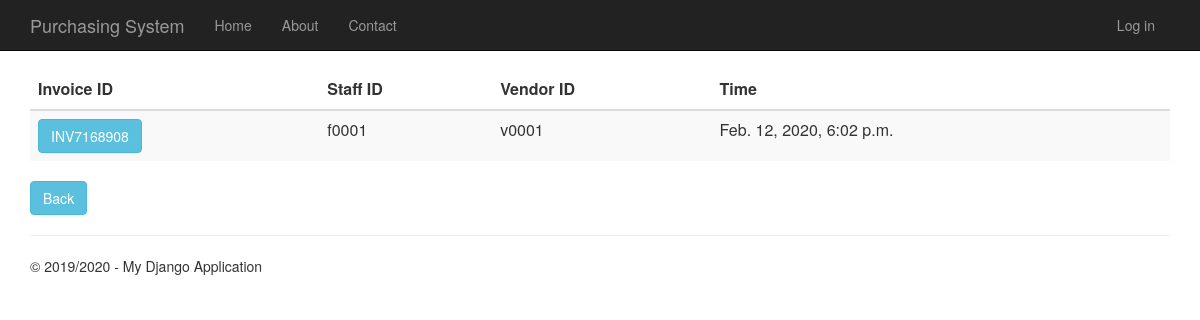
/invoicehistory, run on an earlier commit of the app's database.
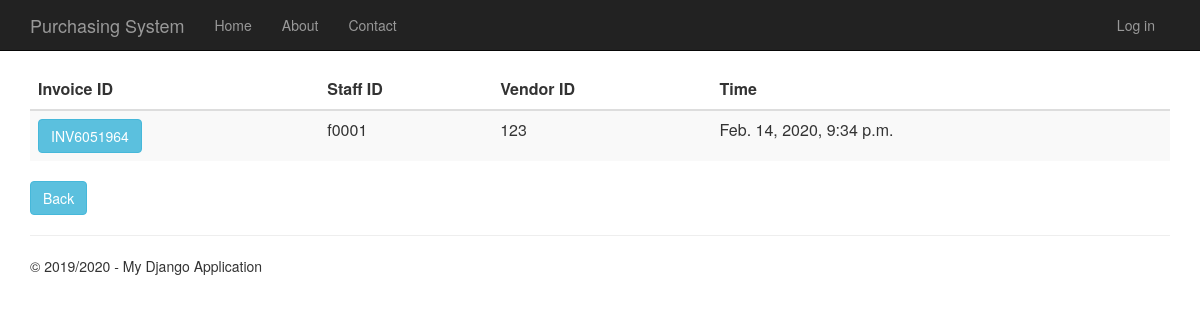
And on a later commit of the database.
### Invoice/models.py (models this page shows)
class Invoice(models.Model):
    invoice_id = models.CharField(primary_key= True, max_length=10)
    time_created = models.DateTimeField()
    description = models.CharField(max_length=100)
    total_price = models.DecimalField(max_digits=10, decimal_places=2, default=Decimal('0.00'))
    invoice_status = models.CharField(max_length=20)
    purchase_order_id =models.OneToOneField(PurchaseOrder,on_delete = models.CASCADE)
    person_id = models.ForeignKey(Person,on_delete= models.CASCADE)
    vendor_id = models.ForeignKey(Vendor,on_delete = models.CASCADE)

### app/models.py (models this page shows, shortened)
class Person(models.Model):
    user_id = models.OneToOneField(User)
    person_id = models.CharField(primary_key=True, max_length=10)
    person_name = models.TextField()
    person_address = models.TextField()
    person_phone_number = models.TextField()
    person_role = models.TextField(default = 'EMPLOYEE')

class Vendor(models.Model):
    vendor_id = models.CharField(primary_key=True, max_length=10)
    vendor_name = models.TextField()
    vendor_phone_number = models.TextField()
    vendor_address = models.TextField()
    vendor_email = models.TextField()
    def __str__(self):
        return str(self.vendor_id)

### Invoice/views.py (the view)
# urls.py: url(r'^invoicehistory', Invoice.views.invoicehistory, name="invoice_history"),
def invoicehistory(request):
    invoice = Invoice.objects.all()
    context = {
            'title':'Invoice History',
            'rows':invoice,
            'year':'2019/2020'
        }
    return render(request,'Invoice/invoicehistory.html',context)

### Invoice/templates/Invoice/invoicehistory.html
﻿{% extends "app/layout.html" %}
{% block content %}
<div class="purcahseorderhistory margintop" action="menu" >
    <form action="invoicehistorydetails" method="GET">
        <table class="table table-striped margintop">
          <thead>
            <tr>
              <th scope="col">Invoice ID</th>
              <th scope="col">Staff ID</th>
              <th scope="col">Vendor ID</th>
              <th scope="col">Time</th>
            </tr>
          </thead>
          <tbody>
              {% for r in rows %}
            <tr>
                 <td><button type="submit" name="inv_id" value="{{r.invoice_id}}" class="btn btn-info" >{{r.invoice_id}}</button></td>
                 <td>{{r.person_id.person_id}}</td>
                 <td>{{r.vendor_id}}</td>
                 <td>{{r.time_created}}</td>
            </tr>
              {% endfor %}
          </tbody>
        </table>
        <div class="margintop">
            <a type="submit" class="btn btn-info" href="/menu">Back</a>
        </div>
    </form>
</div>
{% endblock %}

What changed in the data, as far as the page shows it:
removed Invoice: invoice_id "INV7168908", person_id.person_id "f0001", vendor_id "v0001", time_created "Feb. 12, 2020, 6:02 p.m."
added Invoice: invoice_id "INV6051964", person_id.person_id "f0001", vendor_id "123", time_created "Feb. 14, 2020, 9:34 p.m."
